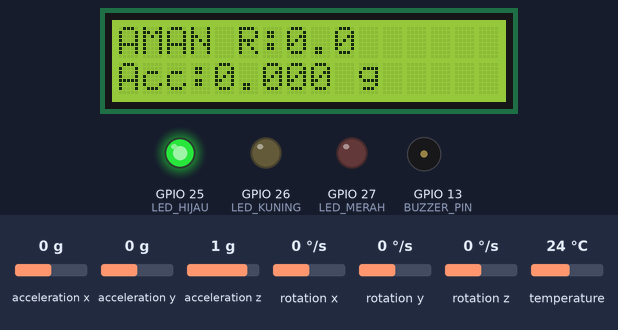
A program run on a simulated ESP32. Parts: 16×2 character LCD, output pins drawn as LEDs (lit = HIGH), buzzer (waves = sounding). The inputs (shaded band) are chosen by the test bench; at power-on: acceleration x 0 g, acceleration y 0 g, acceleration z 1 g, rotation x 0 °/s, rotation y 0 °/s, rotation z 0 °/s, temperature 24 °C. WiFi joins after 1.5 s; servers stay silent unless stated; what the program prints to the serial monitor is not drawn.

Above: at 6.0 s.
6.1 s: acceleration x set to -0.4 g
At 7.6 s:
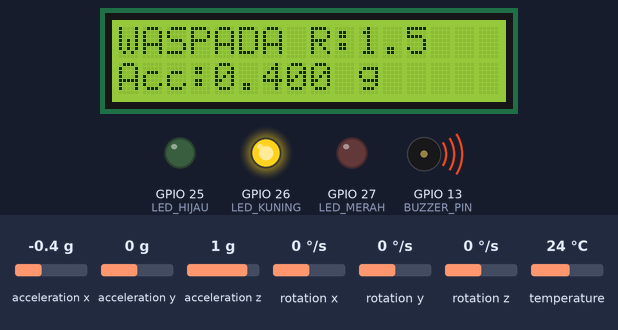
7.9 s: acceleration y set to -0.3 g
At 9.3 s:
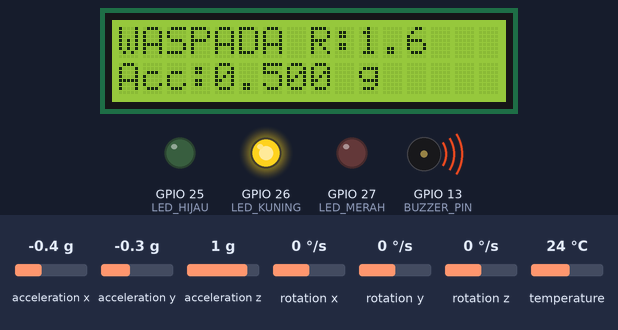
9.9 s: acceleration y set to -0.6 g
At 10.8 s:
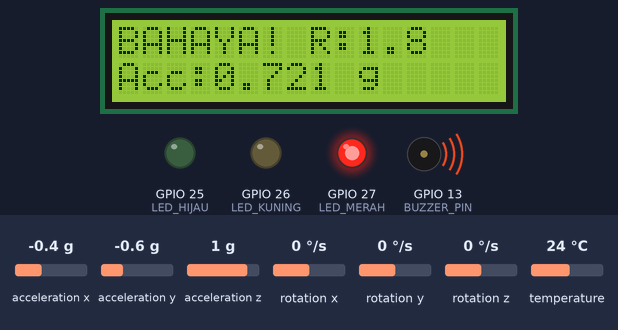
11.9 s: acceleration z set to -1.4 g
At 13.5 s:
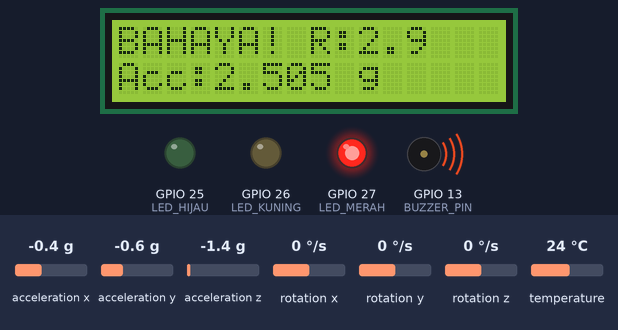
13.9 s: acceleration x set to -1.4 g
At 15.1 s:
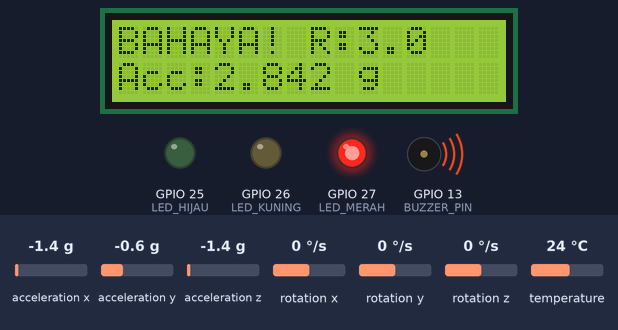
Timing chart, 0 to 16.9 s (numbered marks = the images above; inputs shaded):
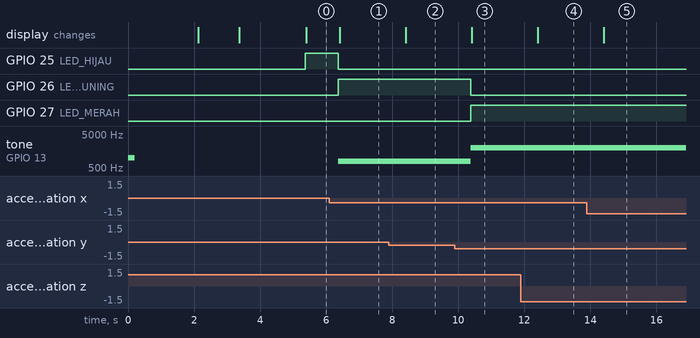

Measured:
- the behaviour switches between -0.2 and -0.3 g on acceleration x (found by bisection; images 0 and 1)
- the behaviour switches between -0.4 and -0.5 g on acceleration y (found by bisection; images 2 and 3)
- after the input at 6.1 s, GPIO 25 (LED_HIJAU): HIGH → LOW after 0.27 s; GPIO 26 (LED_KUNING): LOW → HIGH after 0.27 s; tone on GPIO 13 (BUZZER_PIN): silent → 800 Hz after 0.27 s; the display: changes after 0.31 s (image 1)
- after the input at 7.9 s, the display: changes after 0.51 s (image 2)
- after the input at 9.9 s, GPIO 26 (LED_KUNING): HIGH → LOW after 0.47 s; GPIO 27 (LED_MERAH): LOW → HIGH after 0.47 s; tone on GPIO 13 (BUZZER_PIN): 800 Hz → 2000 Hz after 0.47 s; the display: changes after 0.51 s (image 3)
- after the input at 11.9 s, the display: changes after 0.51 s (image 4)
- after the input at 13.9 s, the display: changes after 0.51 s (image 5)

The program:

main.cpp
```cpp
#include <Arduino.h>

/* --- KONFIGURASI BLYNK --- */
#define BLYNK_TEMPLATE_ID "TMPL5t3kPxkji"
#define BLYNK_TEMPLATE_NAME "Earthquake Detection"
#define BLYNK_AUTH_TOKEN "8qCT2VWoMROkVQcx-Ei7RtCHzJ_h2OOn"

#include <WiFi.h>
#include <WiFiClient.h>
#include <BlynkSimpleEsp32.h>
#include <Wire.h>
#include <Adafruit_MPU6050.h>
#include <Adafruit_Sensor.h>
#include <LiquidCrystal_I2C.h>

// --- KREDENSIAL WIFI ---
char ssid[] = "Wokwi-GUEST";
char pass[] = "";

// --- INISIALISASI OBJEK ---
Adafruit_MPU6050 mpu;
LiquidCrystal_I2C lcd(0x27, 16, 2);
BlynkTimer timer;

// --- DEFINISI PIN ---
#define BUZZER_PIN 13
#define LED_HIJAU 25
#define LED_KUNING 26
#define LED_MERAH 27

// --- AMBANG BATAS (UNIT: m/s²) ---
#define THRESH_AMAN 2.5
#define THRESH_WASPADA 6.0

// --- BASELINE KALIBRASI ---
float baseX = 0, baseY = 0, baseZ = 0;

// =========================================================
// FUNGSI BUZZER — pakai tone()/noTone() agar kompatibel
// di semua versi ESP32 Arduino Core (v2.x maupun v3.x)
// tanpa perlu ledcSetup / ledcAttachPin sama sekali
// =========================================================
void buzzerOn(int frekuensi)
{
  tone(BUZZER_PIN, frekuensi);
}

void buzzerOff()
{
  noTone(BUZZER_PIN);
}

// --- FUNGSI HITUNG SKALA RICHTER ---
float hitungRichter(float ms2)
{
  float g = ms2 / 9.81;
  if (g < 0.01)
    return 0.0;
  float r = 1.0 + log10(g + 1.0) * 3.5;
  return constrain(r, 0.0, 9.0);
}

// --- FUNGSI KALIBRASI ---
void kalibrasi()
{
  lcd.clear();
  lcd.setCursor(0, 0);
  lcd.print("  Kalibrasi...  ");
  lcd.setCursor(0, 1);
  lcd.print("  Jangan gerak! ");
  Serial.println("[INFO] Memulai Kalibrasi...");

  float sx = 0, sy = 0, sz = 0;
  sensors_event_t a, g, tmp;
  for (int i = 0; i < 100; i++)
  {
    mpu.getEvent(&a, &g, &tmp);
    sx += a.acceleration.x;
    sy += a.acceleration.y;
    sz += a.acceleration.z;
    delay(10);
  }
  baseX = sx / 100.0;
  baseY = sy / 100.0;
  baseZ = sz / 100.0;

  Serial.printf("[INFO] Baseline -> X:%.3f Y:%.3f Z:%.3f\n", baseX, baseY, baseZ);
  Serial.println("");

  lcd.clear();
  lcd.setCursor(0, 0);
  lcd.print("   Selesai!     ");
  lcd.setCursor(0, 1);
  lcd.print(" Sistem Aktif!  ");
  Serial.println("[INFO] Kalibrasi Selesai.");
  delay(1500);
}

// --- FUNGSI CEK GEMPA (dipanggil timer tiap 500ms) ---
void checkEarthquake()
{
  sensors_event_t a, g, tmp;
  mpu.getEvent(&a, &g, &tmp);

  // 1. Hitung akselerasi relatif terhadap baseline
  float accX_ms2 = a.acceleration.x - baseX;
  float accY_ms2 = a.acceleration.y - baseY;
  float accZ_ms2 = a.acceleration.z - baseZ;
  float totalMs2 = sqrt(accX_ms2 * accX_ms2 + accY_ms2 * accY_ms2 + accZ_ms2 * accZ_ms2);

  // 2. Konversi ke satuan g
  float accX = accX_ms2 / 9.81;
  float accY = accY_ms2 / 9.81;
  float accZ = accZ_ms2 / 9.81;
  float totalG = totalMs2 / 9.81;

  float richter = hitungRichter(totalMs2);

  // 3. Matikan semua LED dulu
  digitalWrite(LED_HIJAU, LOW);
  digitalWrite(LED_KUNING, LOW);
  digitalWrite(LED_MERAH, LOW);

  String status;

  if (totalMs2 < THRESH_AMAN)
  {
    // ---- STATUS: AMAN ----
    status = "AMAN";
    digitalWrite(LED_HIJAU, HIGH);
    buzzerOff();
  }
  else if (totalMs2 < THRESH_WASPADA)
  {
    // ---- STATUS: WASPADA ----
    status = "WASPADA";
    digitalWrite(LED_KUNING, HIGH);
    buzzerOn(800); // 800 Hz
  }
  else
  {
    // ---- STATUS: BAHAYA ----
    status = "BAHAYA!";
    digitalWrite(LED_MERAH, HIGH);
    buzzerOn(2000); // 2000 Hz

    // Kirim notifikasi Blynk
    Blynk.logEvent("earthquake_alert",
                   String("Gempa! Skala: ") + String(richter, 1) + " SR");
  }

  // 4. Tampilan LCD
  // Baris 0: status + skala richter
  lcd.setCursor(0, 0);
  lcd.print(status);
  lcd.print(" R:");
  lcd.print(richter, 1);
  lcd.print("     "); // bersihkan sisa char

  // Baris 1: total akselerasi dalam g
  lcd.setCursor(0, 1);
  lcd.print("Acc:");
  lcd.print(totalG, 3);
  lcd.print(" g   ");

  // 5. Kirim ke Blynk
  Blynk.virtualWrite(V1, richter); // Skala Richter
  Blynk.virtualWrite(V2, totalG);  // Total G
  Blynk.virtualWrite(V3, status);  // Status teks
  Blynk.virtualWrite(V4, accX);    // Sumbu X
  Blynk.virtualWrite(V5, accY);    // Sumbu Y
  Blynk.virtualWrite(V6, accZ);    // Sumbu Z

  Serial.print("Status: "); Serial.print(status);
  Serial.print(" | Richter: "); Serial.print(richter);
  Serial.print(" | Total: "); Serial.print(totalMs2); Serial.println(" m/s²");
}

// =============================================================
void setup()
{
  Serial.begin(115200);
  Serial.println("--- Earthquake Detection Booting ---");

  // Pin output
  pinMode(LED_HIJAU, OUTPUT);
  pinMode(LED_KUNING, OUTPUT);
  pinMode(LED_MERAH, OUTPUT);
  pinMode(BUZZER_PIN, OUTPUT); // ✅ Wajib untuk tone() di ESP32

  // Test buzzer singkat saat boot (opsional, untuk verifikasi)
  buzzerOn(1000);
  delay(200);
  buzzerOff();

  // Inisialisasi Blynk
  Blynk.begin(BLYNK_AUTH_TOKEN, ssid, pass);

  // Inisialisasi I2C & LCD
  Wire.begin(21, 22);
  lcd.init();
  lcd.backlight();
  lcd.clear();
  lcd.setCursor(0, 0);
  lcd.print("Init MPU6050...");

  // Inisialisasi MPU6050
  if (!mpu.begin())
  {
    Serial.println("[ERROR] MPU6050 Tidak Terdeteksi!");
    lcd.clear();
    lcd.setCursor(0, 0);
    lcd.print("  MPU6050 ERROR ");
    lcd.setCursor(0, 1);
    lcd.print("  Cek Kabel I2C ");
    while (1)
      delay(1000);
  }

  Serial.println("[INFO] MPU6050 OK");

  // Konfigurasi range sensor
  mpu.setAccelerometerRange(MPU6050_RANGE_8_G);
  mpu.setFilterBandwidth(MPU6050_BAND_21_HZ);

  // Kalibrasi
  kalibrasi();

  // Timer
  timer.setInterval(500L, checkEarthquake);

  Serial.println("[INFO] Sistem Siap!");
}

void loop()
{
  Blynk.run();
  timer.run();
}
```
